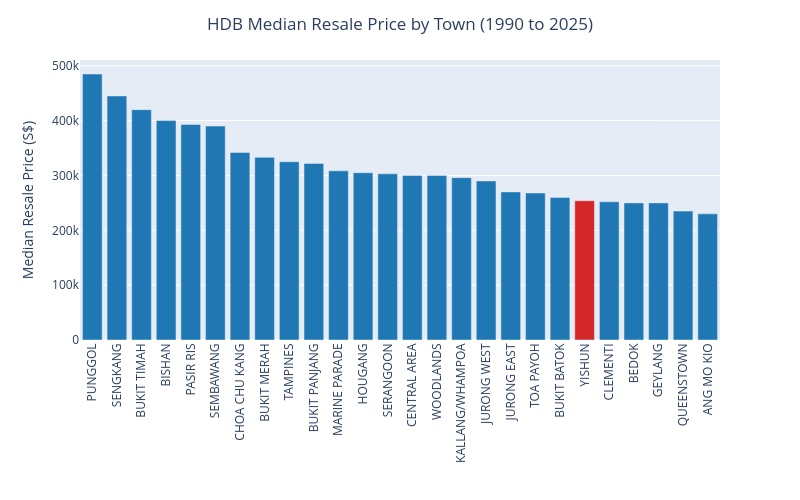

Here is the notebook cell this chart was saved with:
### Code cell
median_resale_town['color'] = np.where(median_resale_town['town'] == 'YISHUN', 'red', 'blue')

# Bar plot of median resale price by town
fig1 = px.bar(median_resale_town,
              x = 'town',
              y = 'resale_price',
              color = 'color',
              color_discrete_map = {'red': '#d62728', 'blue': '#1f77b4'},
              width = 800, 
              height = 500)

fig1.update_layout(title = {'text' : 'HDB Median Resale Price by Town (1990 to 2025)', 'x' : 0.5, 'xanchor' : 'center'}, 
                   xaxis = {'categoryorder' : 'array', 'categoryarray': median_resale_town['town']},
                   xaxis_title_text = '', 
                   yaxis_title_text = 'Median Resale Price (S$)',
                   showlegend = False)

fig1.update_xaxes(tickangle = -90)

fig1.update_traces(hovertemplate ='Town: %{x}<br>Median Resale Price: S$%{y}<br><extra></extra>')
fig1.show()

### Figure 1 — Plotly figure (JSON) as saved in the notebook; plotly's stock layout.template omitted (floating-point values rounded to 4 significant figures)
{"data": [{"alignmentgroup": "True", "hovertemplate": "Town: %{x}<br>Median Resale Price: S$%{y}<br><extra></extra>", "legendgroup": "blue", "marker": {"color": "#1f77b4", "pattern": {"shape": ""}}, "name": "blue", "offsetgroup": "blue", "orientation": "v", "showlegend": true, "textposition": "auto", "type": "bar", "x": ["PUNGGOL", "SENGKANG", "BUKIT TIMAH", "BISHAN", "PASIR RIS", "SEMBAWANG", "CHOA CHU KANG", "BUKIT MERAH", "TAMPINES", "BUKIT PANJANG", "MARINE PARADE", "HOUGANG", "SERANGOON", "CENTRAL AREA", "WOODLANDS", "KALLANG/WHAMPOA", "JURONG WEST", "JURONG EAST", "TOA PAYOH", "BUKIT BATOK", "CLEMENTI", "BEDOK", "GEYLANG", "QUEENSTOWN", "ANG MO KIO"], "xaxis": "x", "y": [485000, 445000, 420000, 400000, 393000, 390000, 342000, 333000, 325000, 322000, 308400, 305000, 303000, 300000, 300000, 296000, 290000, 270000, 268000, 260000, 252000, 250000, 250000, 235000, 230000], "yaxis": "y"}, {"alignmentgroup": "True", "hovertemplate": "Town: %{x}<br>Median Resale Price: S$%{y}<br><extra></extra>", "legendgroup": "red", "marker": {"color": "#d62728", "pattern": {"shape": ""}}, "name": "red", "offsetgroup": "red", "orientation": "v", "showlegend": true, "textposition": "auto", "type": "bar", "x": ["YISHUN"], "xaxis": "x", "y": [254000], "yaxis": "y"}], "layout": {"barmode": "relative", "height": 500, "legend": {"title": {"text": "color"}, "tracegroupgap": 0}, "margin": {"t": 60}, "showlegend": false, "title": {"text": "HDB Median Resale Price by Town (1990 to 2025)", "x": 0.5, "xanchor": "center"}, "width": 800, "xaxis": {"anchor": "y", "categoryarray": ["PUNGGOL", "SENGKANG", "BUKIT TIMAH", "BISHAN", "PASIR RIS", "SEMBAWANG", "CHOA CHU KANG", "BUKIT MERAH", "TAMPINES", "BUKIT PANJANG", "MARINE PARADE", "HOUGANG", "SERANGOON", "CENTRAL AREA", "WOODLANDS", "KALLANG/WHAMPOA", "JURONG WEST", "JURONG EAST", "TOA PAYOH", "BUKIT BATOK", "YISHUN", "CLEMENTI", "BEDOK", "GEYLANG", "QUEENSTOWN", "ANG MO KIO"], "categoryorder": "array", "domain": [0, 1], "tickangle": -90, "title": {"text": ""}}, "yaxis": {"anchor": "x", "domain": [0, 1], "title": {"text": "Median Resale Price (S$)"}}}}
